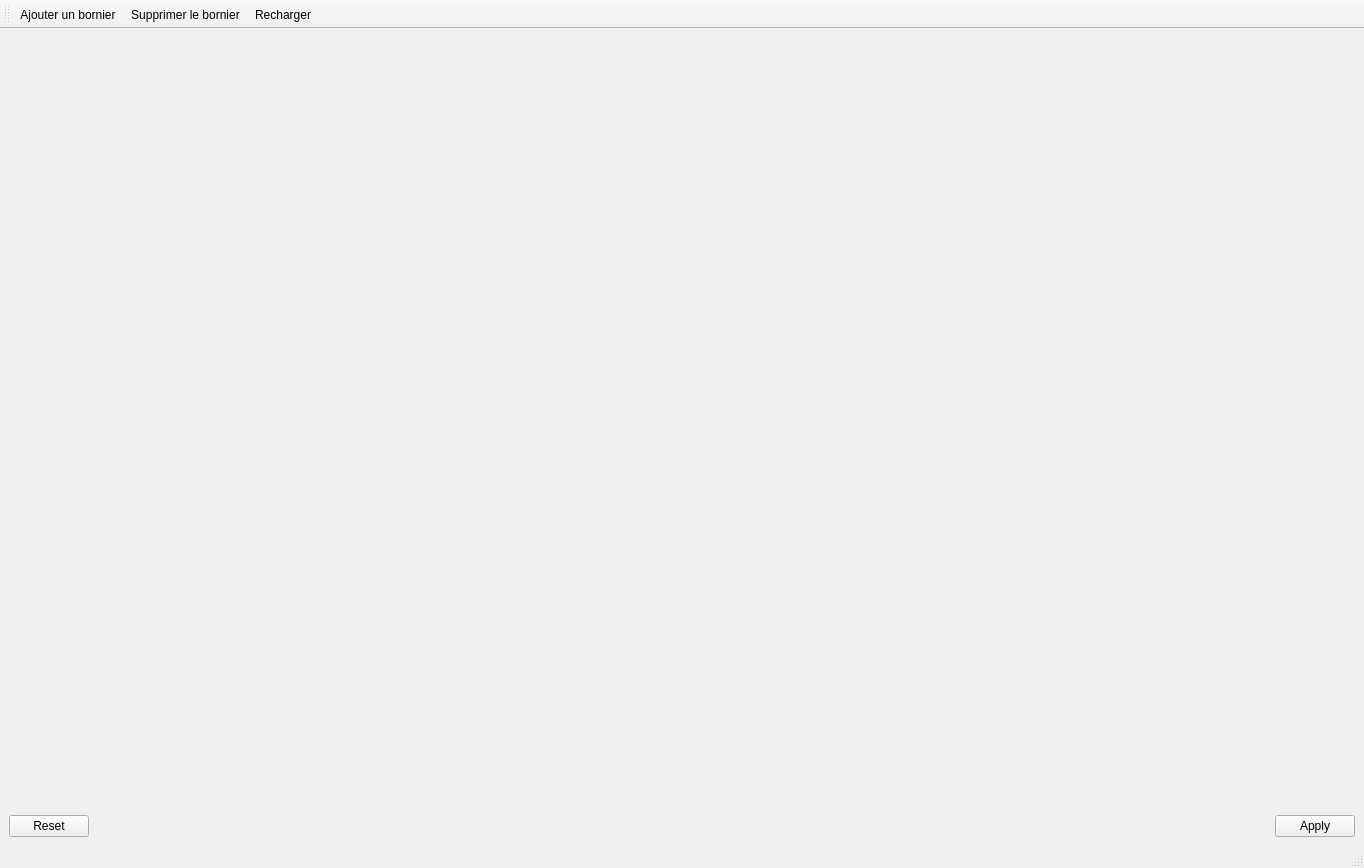
<?xml version="1.0" encoding="UTF-8"?>
<ui version="4.0">
 <class>TerminalStripEditorWindow</class>
 <widget class="QMainWindow" name="TerminalStripEditorWindow">
  <property name="geometry">
   <rect>
    <x>0</x>
    <y>0</y>
    <width>1364</width>
    <height>868</height>
   </rect>
  </property>
  <property name="windowTitle">
   <string>Gestionnaire de borniers</string>
  </property>
  <widget class="QWidget" name="centralwidget">
   <layout class="QVBoxLayout" name="verticalLayout">
    <item>
     <widget class="QStackedWidget" name="m_stacked_widget"/>
    </item>
    <item>
     <widget class="QDialogButtonBox" name="m_button_box">
      <property name="standardButtons">
       <set>QDialogButtonBox::Apply|QDialogButtonBox::Reset</set>
      </property>
     </widget>
    </item>
   </layout>
  </widget>
  <widget class="QMenuBar" name="menubar">
   <property name="geometry">
    <rect>
     <x>0</x>
     <y>0</y>
     <width>1364</width>
     <height>21</height>
    </rect>
   </property>
  </widget>
  <widget class="QStatusBar" name="statusbar"/>
  <widget class="QToolBar" name="toolBar">
   <attribute name="toolBarArea">
    <enum>TopToolBarArea</enum>
   </attribute>
   <attribute name="toolBarBreak">
    <bool>false</bool>
   </attribute>
   <addaction name="m_add_terminal_strip"/>
   <addaction name="m_remove_terminal"/>
   <addaction name="m_reload"/>
  </widget>
  <action name="m_add_terminal_strip">
   <property name="icon">
    <iconset resource="../../../qelectrotech.qrc">
     <normaloff>:/ico/16x16/list-add.png</normaloff>:/ico/16x16/list-add.png</iconset>
   </property>
   <property name="text">
    <string>Ajouter un bornier</string>
   </property>
   <property name="toolTip">
    <string>Ajouter un bornier au projet</string>
   </property>
  </action>
  <action name="m_remove_terminal">
   <property name="icon">
    <iconset resource="../../../qelectrotech.qrc">
     <normaloff>:/ico/16x16/list-remove.png</normaloff>:/ico/16x16/list-remove.png</iconset>
   </property>
   <property name="text">
    <string>Supprimer le bornier</string>
   </property>
   <property name="toolTip">
    <string>Supprimer le bornier du projet</string>
   </property>
  </action>
  <action name="m_reload">
   <property name="icon">
    <iconset resource="../../../qelectrotech.qrc">
     <normaloff>:/ico/16x16/view-refresh.png</normaloff>:/ico/16x16/view-refresh.png</iconset>
   </property>
   <property name="text">
    <string>Recharger</string>
   </property>
   <property name="toolTip">
    <string>Recharger les borniers</string>
   </property>
  </action>
 </widget>
 <resources>
  <include location="../../../qelectrotech.qrc"/>
 </resources>
 <connections/>
</ui>
